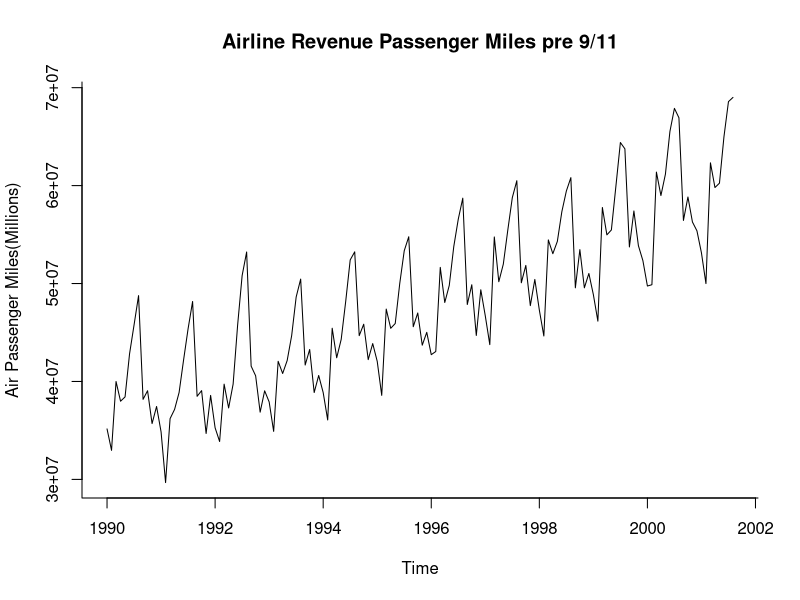
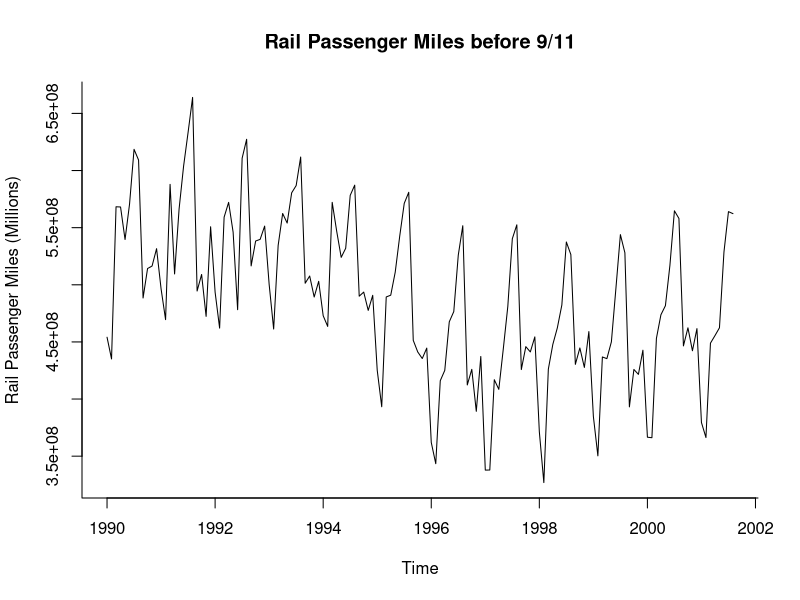
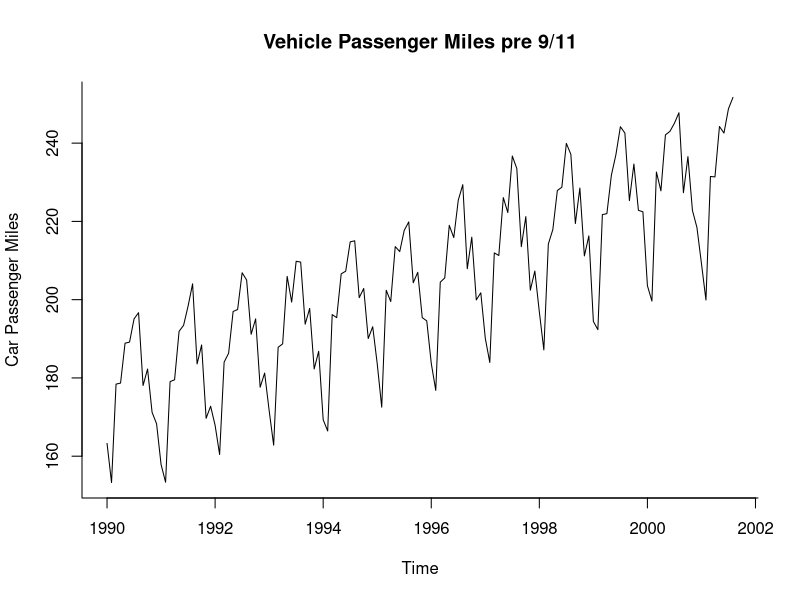
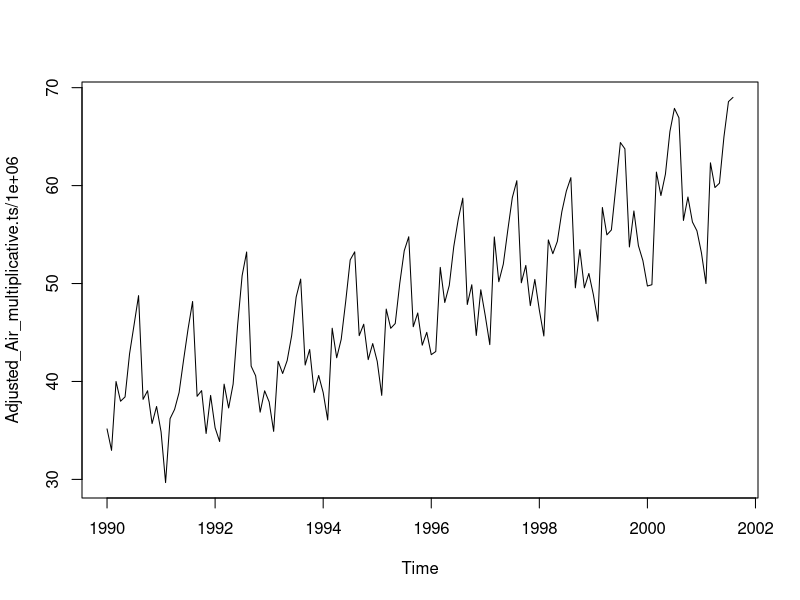
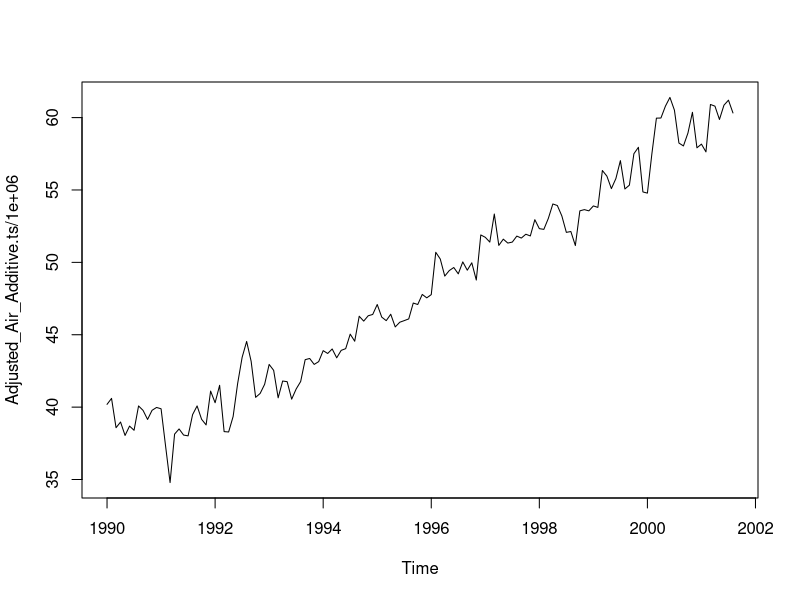
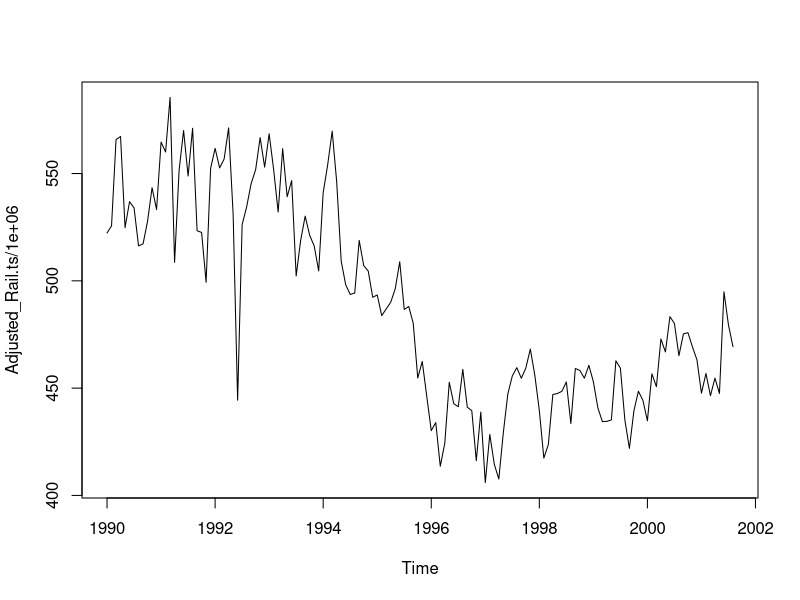
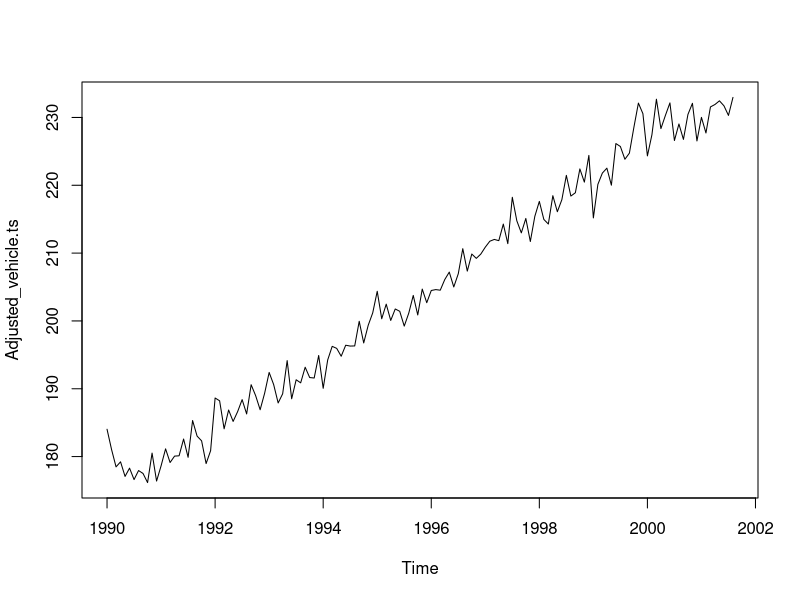
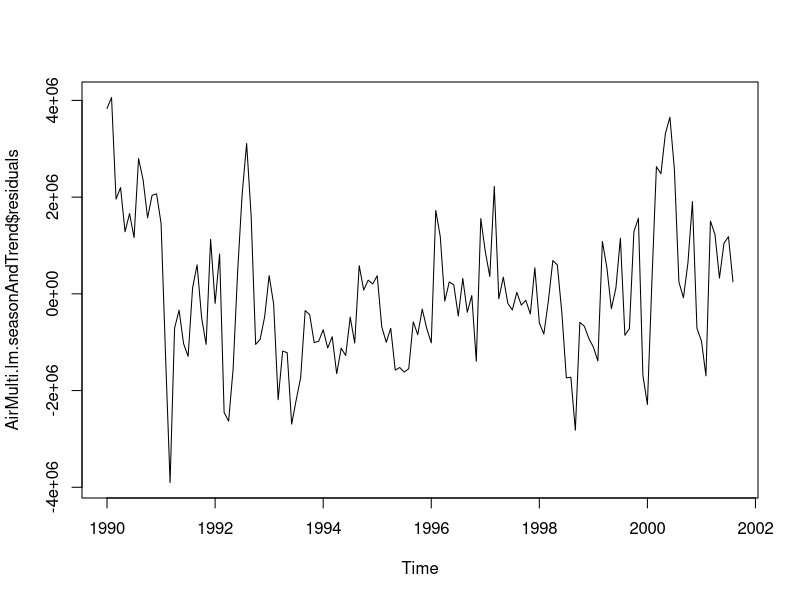

These charts were generated, in order, by the following R code:
## ---- chunk 1
Traveldata <- read.csv("Sept11Travel.csv")
Traveldata
## ---- chunk 2
library(forecast)
set.seed(2018)
## ---- chunk 3
#pre-event time series for Air 
Air.ts <- ts(Traveldata$Air,  start = c(1990, 1), end = c(2001, 8), frequency = 12)
Air.ts
Air.plot <- plot(Air.ts, ylab = "Air Passenger Miles(Millions)", type="l", bty="l",  main = "Airline Revenue Passenger Miles pre 9/11")

#pre-event time series for Rail
Rail.ts <- ts(Traveldata$Rail,  start = c(1990, 1), end = c(2001, 8), frequency = 12)
Rail.ts
Rail.plot <- plot(Rail.ts, ylab = "Rail Passenger Miles (Millions)", type="l", bty="l", main = "Rail Passenger Miles before 9/11")

# Pre-event time series for Car
vehicle.ts<- ts(Traveldata$VMT, start = c(1990, 1), end = c(2001,8), frequency = 12)
VMTPlot<- plot(vehicle.ts, ylab = "Car Passenger Miles", type="l", bty="l", main = "Vehicle Passenger Miles pre 9/11")  
## ---- chunk 4
# split the data into training and validation
# suppress seasonality using the decompose function

require(xts)
library(scales)
Decompose_AirMultiplicative.ts=decompose(Air.ts,"multiplicative")
Adjusted_Air_multiplicative.ts <- Air.ts-Decompose_AirMultiplicative.ts$seasonal  #With Adjusted seasonality
#PCP <- ts(Adjusted_Air.ts/1000000, start = c(1991,1), end =c(2001,09), frequency = 12)
plot(Adjusted_Air_multiplicative.ts/1000000) 

Decompose_Air_Additive.ts=decompose(Air.ts,"additive")
Adjusted_Air_Additive.ts <- Air.ts-Decompose_Air_Additive.ts$seasonal  #With Adjusted seasonality
#PCP <- ts(Adjusted_Air.ts/1000000, start = c(1991,1), end =c(2001,09), frequency = 12)
plot(Adjusted_Air_Additive.ts/1000000) 

# Using  Decompose function to suppress Seasonality for Rail data
Decompose_Rail.ts=decompose(Rail.ts,"additive")
Adjusted_Rail.ts <- Rail.ts-Decompose_Rail.ts$seasonal  #With Adjusted seasonality
plot(Adjusted_Rail.ts/1000000) 

# Using  Decompose function to suppress Seasonality for Vehicle data
Decompose_vehicle.ts=decompose(vehicle.ts,"additive")
Adjusted_vehicle.ts <- vehicle.ts-Decompose_vehicle.ts$seasonal  #With Adjusted seasonality
plot(Adjusted_vehicle.ts) 

## ---- chunk 5
#Adding trend or season or Trend+season
AirMulti.lm <- tslm(Adjusted_Air_multiplicative.ts ~ trend)
summary(AirMulti.lm)

AirMulti.lm.season <- tslm(Adjusted_Air_multiplicative.ts ~ season)
summary(AirMulti.lm.season)

AirMulti.lm.seasonAndTrend <- tslm(Adjusted_Air_multiplicative.ts ~ trend+season)
summary(AirMulti.lm.seasonAndTrend)
plot(AirMulti.lm.seasonAndTrend$residuals)
AirMulti.lm.seasonAndTrend$residuals
## ---- chunk 6
Acf(AirMulti.lm.seasonAndTrend$residuals, lag.max = 12, main="")
#partial autocorrelation
Pacf(AirMulti.lm.seasonAndTrend$residuals, lag.max = 12, main="")
  
## ---- chunk 7
#adding linear trend for Air,rail and Vehicle
# adding linear trend for Air,rail and Vehicle
Air.lm <- tslm(Adjusted_Air_Additive.ts ~ trend)
summary(Air.lm)

Rail.lm <- tslm(Adjusted_Rail.ts ~ trend)
summary(Rail.lm)

Vehicle.lm <- tslm(Adjusted_vehicle.ts ~ trend)
summary(Rail.lm)


# fitting Quadratic trend for Rail
Rail.lm <- tslm(Adjusted_Rail.ts ~ trend + I(trend^2))
summary(Rail.lm)

## ---- chunk 8
#  generate the naive and seasonal naive forecasts
Airnaive.pred <- forecast::naive(Adjusted_Air_Additive.ts, h = 36)
Airsnaive.pred <- forecast::snaive(Adjusted_Air_Additive.ts, h = 36)
Airnaive.pred
Airsnaive.pred

Railnaive.pred <- forecast::naive(Adjusted_Rail.ts, h = 36)
Railsnaive.pred <- forecast::snaive(Adjusted_Rail.ts, h = 36)
Railnaive.pred
Railsnaive.pred

Vehiclenaive.pred <- forecast::naive(Adjusted_vehicle.ts, h = 36)
Vehiclesnaive.pred <- forecast::snaive(Adjusted_vehicle.ts, h = 36)
Vehiclenaive.pred
Vehiclesnaive.pred
## ---- chunk 9
# plot forecasts and actuals in the training and validation sets
plot(Air.ts,  ylab = "Air Travel", xlab = "Time", bty = "l", xaxt = "n", xlim = c(1990,2005), main = "") 
axis(1, at = seq(1990, 2005, 1), labels = format(seq(1990, 2005, 1)))
lines(Airnaive.pred$mean, lwd = 2, col = "blue", lty = 1)
lines(Airsnaive.pred$mean, lwd = 2, col = "red", lty = 1)
lines(c(2004.70 - 3, 2004.70 - 3), c(0, 700999930)) 
lines(c(2004.25, 2004.25), c(0, 700999930))
text(1994.25, 69103630, "Training")
text(2002.75, 69999990, "Validation")
text(2004.90, 69103630, "Future")
arrows(2001, 67000000, 1990, 67000000, code = 3, length = 0.1, lwd = 1,angle = 30)


plot(Rail.ts,  ylab = "Rail Travel", xlab = "Time", bty = "l", xaxt = "n", xlim = c(1990,2005), main = "") 
axis(1, at = seq(1990, 2005, 1), labels = format(seq(1990, 2005, 1)))
lines(Railnaive.pred$mean, lwd = 2, col = "blue", lty = 1)
lines(Railsnaive.pred$mean, lwd = 2, col = "red", lty = 1)
lines(c(2004.70 - 3, 2004.70 - 3), c(0, 804013874)) 
lines(c(2004.25, 2004.25), c(0, 804013874))
text(1996, 664013874, "Training")
text(2002.75, 664013874, "Validation")
text(2004.90, 664013874, "Future")
#arrows(2001, 630000000, 1990, 630000000, code = 3, length = 0.1, lwd = 1,angle = 30)
#arrows(2004.5 - 3, 2450, 2004, 2450, code = 3, length = 0.1, lwd = 1,angle = 30)
#arrows(2004.5, 2450, 2006, 2450, code = 3, length = 0.1, lwd = 1, angle = 30)
  
  plot(vehicle.ts,  ylab = "Vehicle Travel", xlab = "Time", bty = "l", xaxt = "n", xlim = c(1990,2005), main = "") 
  axis(1, at = seq(1990, 2005, 1), labels = format(seq(1990, 2005, 1)))
  lines(Vehiclenaive.pred$mean, lwd = 2, col = "blue", lty = 1)
  lines(Vehiclesnaive.pred$mean, lwd = 2, col = "red", lty = 1)
  lines(c(2004.70 - 3, 2004.70 - 3), c(0, 350)) 
  lines(c(2004.25, 2004.25), c(0, 270))
  text(1994.25, 240, "Training")
  text(2002.75, 255, "Validation")
  text(2004.90, 240, "Future")
arrows(2001, 67000000, 1990, 67000000, code = 3, length = 0.1, lwd = 1,angle = 30)
